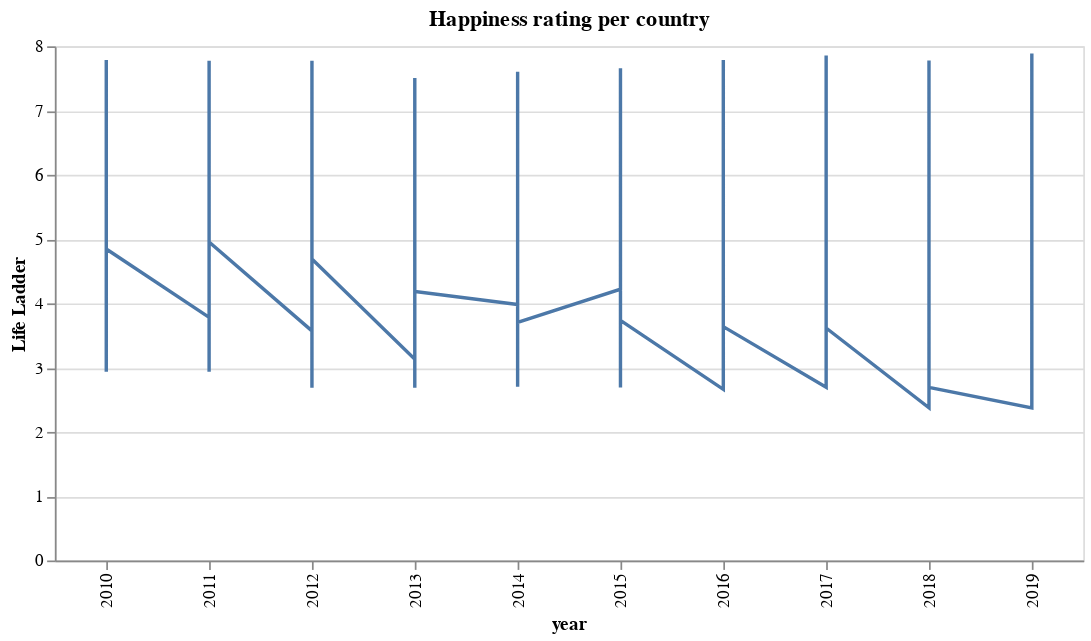

The cell this chart's notebook holds for it:
### Code cell
# dropdown filter
countries = df_whr["Country name"].unique()
country_dropdown = alt.binding_select(options=countries)
country_select = alt.selection_single(
    fields=["Country name"],
    bind=country_dropdown,
    name="Country",
)

# Create scatter plot
chart = (
    alt.Chart(df_whr)
    .mark_line()
    .encode(x="year:O", y="Life Ladder:Q")
    .add_selection(country_select)
    .transform_filter(country_select)
).properties(title="Happiness rating per country", width=600)
chart

### Figure 1 — Vega-Lite specification as saved in the notebook (floating-point values rounded to 4 significant figures; data arrays with more than 128 entries replaced by an {"elided": "..."} marker saying what was removed)
{"config": {"view": {"continuousWidth": 400, "continuousHeight": 300}}, "data": {"name": "data-7c963f84b72efd290edb2ed87a455659"}, "mark": "line", "encoding": {"x": {"type": "ordinal", "field": "year"}, "y": {"type": "quantitative", "field": "Life Ladder"}}, "selection": {"Country": {"type": "single", "fields": ["Country name"], "bind": {"input": "select", "options": {"elided": "148 str values"}}}}, "title": "Happiness rating per country", "transform": [{"filter": {"selection": "Country"}}], "width": 600, "$schema": "https://vega.github.io/schema/vega-lite/v4.8.1.json", "datasets": {"data-7c963f84b72efd290edb2ed87a455659": {"elided": "1480 records"}}}
